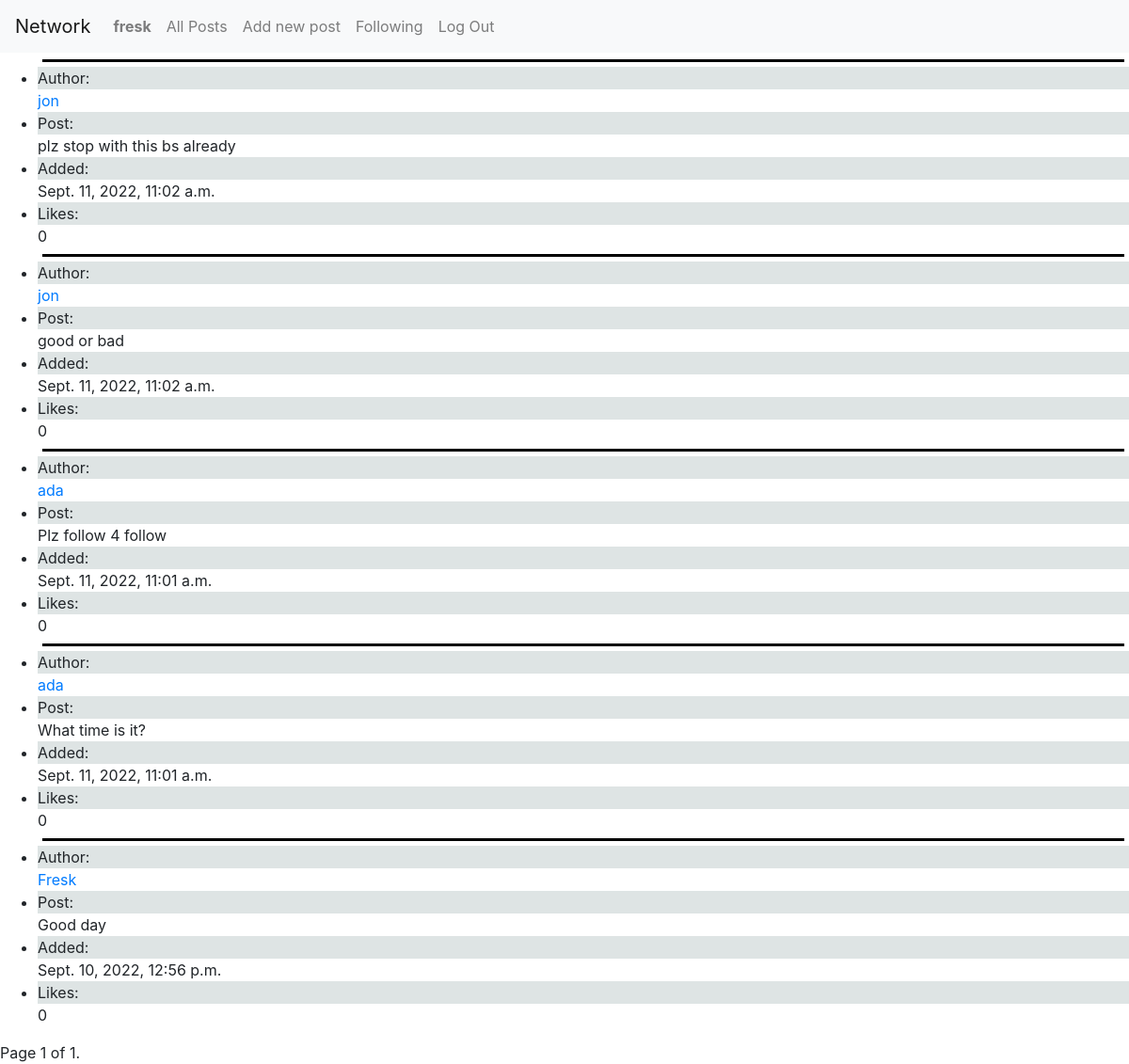
The page /following (signed in) on the database its author committed.
### network/models.py (models this page shows, shortened)
class User(AbstractUser):
    followers_number = models.IntegerField(default=0)
    following_number = models.IntegerField(default=0)
    followers = models.ManyToManyField("self", blank=True, symmetrical=False, related_name="u_followers")
    following = models.ManyToManyField("self", blank=True,  symmetrical=False, related_name="u_following")

class New_post(models.Model):
    poster = models.ForeignKey(User, on_delete=models.CASCADE, related_name="poster")
    post = models.TextField(max_length=500)
    date = models.DateTimeField(auto_now=True)
    likes = models.IntegerField(default=0)

### network/views.py (the view)
# urls.py: path("following", views.following, name="following"),
def following(request):
    user = request.user
    posts_id = []
    for id in user.following.all():
        posts_id.append(id.id)
    posts = list(reversed(New_post.objects.all().filter(poster__in=posts_id)))
    paginator = Paginator(posts, 10)
    page_number = request.GET.get('page')
    page_obj = paginator.get_page(page_number)
    return render(request, "network/following.html", {
        "page_obj": page_obj
    })

### network/templates/network/following.html (shortened to what this page needs)
{% extends "network/layout.html" %}
{% block body %}
    <ul>
        {% for post in page_obj %}
            <div class="line"></div>
            <div>
                <li>
                    <div class="grey">Author:</div>
                    <a href="{% url 'profile' post.poster.id %}">{{ post.poster }}</a>
                </li>
                <li><div class="grey">Post:</div>{{ post.post }}</li>
                <li><div class="grey">Added:</div>{{ post.date }}</li>
                <li><div class="grey">Likes:</div>{{ post.likes }}</li>
                {% empty %}
                <li>No current posts</li>
            </div>
            {% endfor %}
    </ul>
    <div class="pagination">
        <span class="step-links">
            <span class="current">
                Page {{ page_obj.number }} of {{ page_obj.paginator.num_pages }}.
            </span>
        </span>
    </div>
{% endblock %}

### network/templates/network/layout.html (shortened to what this page needs)
{% load static %}
<!DOCTYPE html>
<html lang="en">
    <head>
        <link rel="stylesheet" href="https://stackpath.bootstrapcdn.com/bootstrap/4.4.1/css/bootstrap.min.css">
        <link href="{% static 'network/styles.css' %}" rel="stylesheet">
    </head>
    <body>
        <nav class="navbar navbar-expand-lg navbar-light bg-light">
            <a class="navbar-brand" href="#">Network</a>
            <div>
              <ul class="navbar-nav mr-auto">
                {% if user.is_authenticated %}
                    <li class="nav-item">
                        <a class="nav-link" href="{% url 'profile' user.id %}"><strong>{{ user.username }}</strong></a>
                    </li>
                {% endif %}
                <li class="nav-item">
                  <a class="nav-link" href="{% url 'index' %}">All Posts</a>
                </li>
                {% if user.is_authenticated %}
                    <li class="nav-item">
                        <a class="nav-link" href="{% url 'new_post' %}">Add new post</a>
                    </li>
                    <li class="nav-item">
                        <a class="nav-link" href="{% url 'following' %}">Following</a>
                    </li>
                    <li class="nav-item">
                        <a class="nav-link" href="{% url 'logout' %}">Log Out</a>
                    </li>
                {% endif %}
              </ul>
            </div>
          </nav>
        <div class="body">
            {% block body %}
            {% endblock %}
        </div>
    </body>
</html>

### network/static/network/styles.css (style rules this page uses)
.line { border-bottom: 3px solid black; height: 5px; margin: 5px; }
.grey { background-color: rgba(210, 218, 218, 0.733); }

### rows shown on the page
User: username "fresk"
New_post: poster "jon", post "plz stop with this bs already", date "Sept. 11, 2022, 11:02 a.m.", likes "0"
New_post: poster "jon", post "good or bad", date "Sept. 11, 2022, 11:02 a.m.", likes "0"
New_post: poster "ada", post "Plz follow 4 follow", date "Sept. 11, 2022, 11:01 a.m.", likes "0"
New_post: poster "ada", post "What time is it?", date "Sept. 11, 2022, 11:01 a.m.", likes "0"
New_post: poster "Fresk", post "Good day", date "Sept. 10, 2022, 12:56 p.m.", likes "0"

### other values the page prints
{{ page_obj.number }} "1"
{{ page_obj.paginator.num_pages }} "1"
